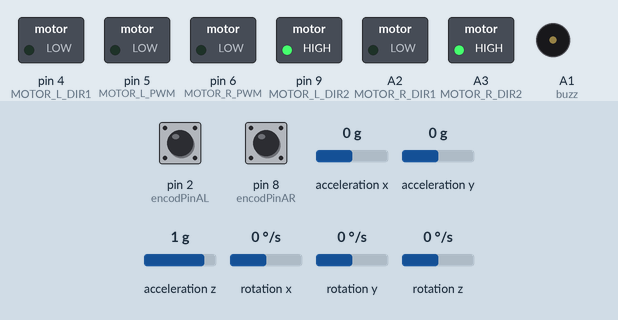
This sketch was run on a simulated Arduino Uno, built with avr-gcc and run on an emulated ATmega328P. On the bench: switched loads named in the sketch (green lamp = pin HIGH), buzzer (waves = sounding, pin HIGH). The test bench sets the inputs (shaded band); at power-on: acceleration x 0 g, acceleration y 0 g, acceleration z 1 g, pin 2 (encodPinAL) HIGH, pin 8 (encodPinAR) HIGH, rotation x 0 °/s, rotation y 0 °/s, rotation z 0 °/s. What the sketch prints to the serial monitor is not drawn.

Above: at 6.4 s.
6.5 s: acceleration x set to -0.8 g
At 7.6 s:
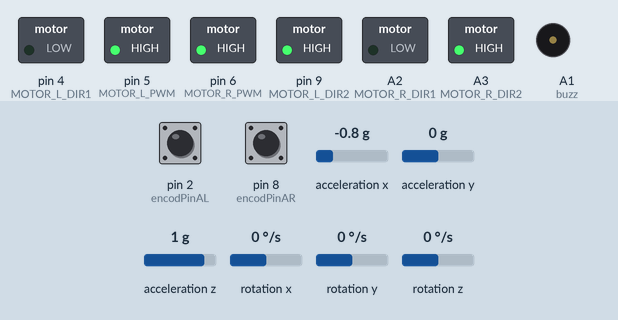
8.0 s: acceleration x set to 0.1 g
At 8.9 s:
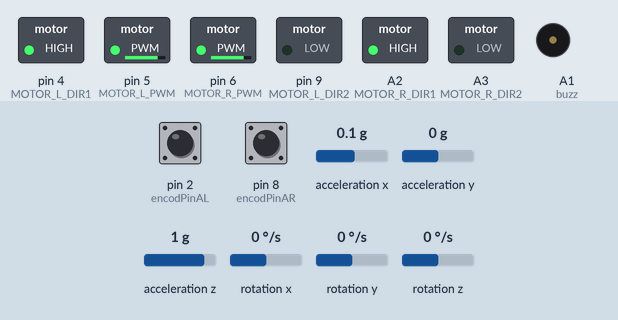
11.0 s: acceleration y set to -1.4 g
At 12.5 s:
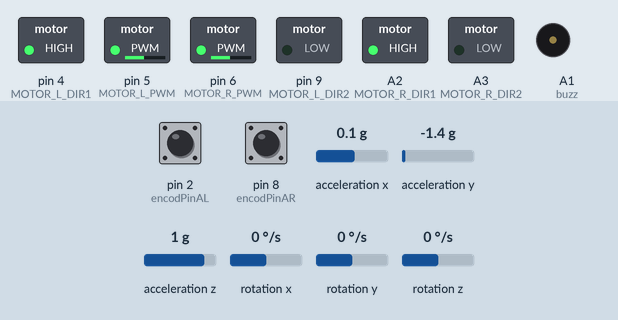
14.0 s: acceleration z set to -0.1 g
At 14.8 s:
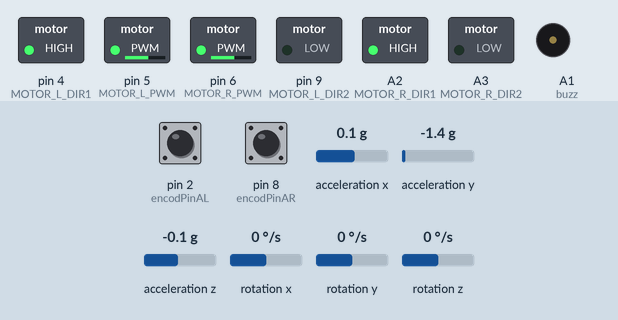
17.0 s: acceleration x set to -1.4 g
At 17.9 s:
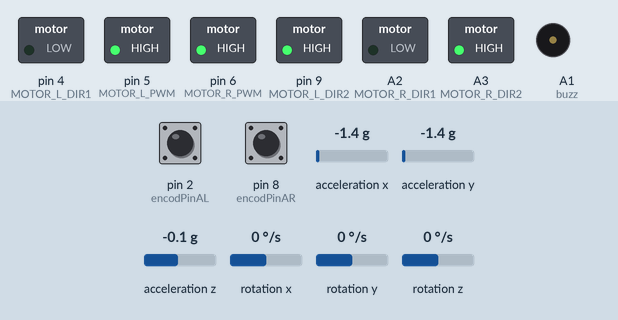
Timing chart, 0 to 19.5 s (numbered marks = the images above; inputs shaded):
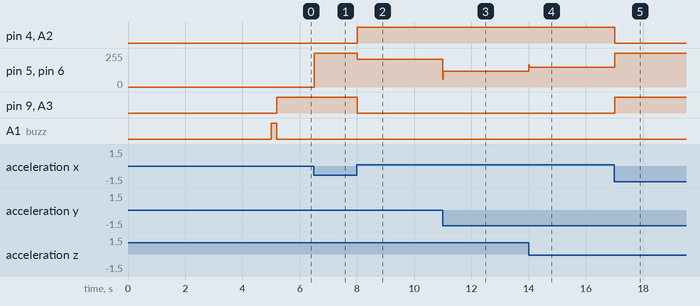

The sketch:

parallelpid.ino
```cpp
#include <Wire.h>
#include <MPU6050_light.h>

MPU6050 mpu(Wire);
unsigned long timer = 0;

#define encodPinAR 8
#define encodPinBR 7
#define encodPinAL 2
#define encodPinBL 3

const int buzz = A1;
unsigned long imuTimer = 0;
unsigned long controlTimer = 0;

// Right Motor (Motor A)
#define MOTOR_R_PWM 6
const int MOTOR_R_DIR1 = A2;
const int MOTOR_R_DIR2 = A3;

// Left Motor (Motor B)
#define MOTOR_L_PWM 5
const int MOTOR_L_DIR1 = 4;
const int MOTOR_L_DIR2 = 9;

// Previous values for differentiation
long prev_encoder_right = 0;
long prev_encoder_left = 0;

// For timings
const float DT = 0.01f;  // 10ms loop time
const float dt = 0.01f;
unsigned long last_loop_time = 0;
unsigned long prev_time = 0;

// ===== Motor Parameters =====
const float MAX_PWM = 255.0;
const float COUNTS_PER_REV = 700.0;  // Encoder counts per revolution

volatile long wheel_pulse_count_left = 0;
volatile long wheel_pulse_count_right = 0;
int prevA_right = LOW;
int prevA_left = LOW;

// PID PARAMENTERS

// Velocity PID
float Kp_vel = 0;
float Ki_vel = 0;
float Kd_vel = 0;

//Pitch PID
float Kp_pitch = 2100.0;
float Ki_pitch = 2.0;
float Kd_pitch = 15.0;

// Setpoints
float vel_setpoint = 0.0;    // Desired position (rad) - where robot should be
float pitch_setpoint = 0.0;       // Desired pitch from position PID (rad)


// PID CONSTANTS
float error_pitch=0,err_int_pitch=0,err_der_pitch=0,control_pitch=0,err_prev_pitch=0;
float error_vel=0,err_int_vel=0,err_der_vel=0,control_vel=0,err_prev_vel=0;

// OUTER LOOP - Position PID variables
float position_error = 0.0;
float position_error_sum = 0.0;
float position_error_prev = 0.0;

// INNER LOOP - Pitch PID variables
float pitch_error = 0.0;
float pitch_error_sum = 0.0;
float pitch_error_prev = 0.0;

// State variables
float x1 = 0.0;  // Average wheel position (rad)
float x2 = 0.0;  // Body pitch angle (rad)
float x3 = 0.0;  // Average wheel velocity (rad/s)
float x4 = 0.0;  // Body pitch rate (rad/s)

// MPU offset
float angleZeroY = 0.0;  // Balanced angle offset

void getimu() {
  mpu.update();

  // Get pitch angle and angular velocity
  x2 = (mpu.getAngleY() - angleZeroY) * PI / 180.0;  // Body pitch angle (rad)

  Serial.println(x2);
  x4 = mpu.getGyroY() * PI / 180.0;                   // Body pitch rate (rad/s)
}

void updateEncoders() {
  unsigned long current_time = millis();
  float dt = (current_time - prev_time) / 1000.0;

  // Right encoder
  int aR = digitalRead(encodPinAR);
  if (prevA_right == LOW && aR == HIGH) {
    if (digitalRead(encodPinBR) == HIGH) {
      wheel_pulse_count_right++;
    } else {
      wheel_pulse_count_right--;
    }
  }
  prevA_right = aR;

  // Left encoder
  int aL = digitalRead(encodPinAL);
  if (prevA_left == LOW && aL == HIGH) {
    if (digitalRead(encodPinBL) == HIGH) {
      wheel_pulse_count_left--;
    } else {
      wheel_pulse_count_left++;
    }
  }
  prevA_left = aL;

  // Calculate velocities and position
  if (dt >= DT) {
    long curr_encoder_right = wheel_pulse_count_right;
    long curr_encoder_left = wheel_pulse_count_left;

    // Angular displacement (rad)
    float delta_right = (curr_encoder_right - prev_encoder_right) * 2.0 * PI / COUNTS_PER_REV;
    float delta_left = (curr_encoder_left - prev_encoder_left) * 2.0 * PI / COUNTS_PER_REV;

    // Angular velocities (rad/s)
    float vel_right = delta_right / dt;
    float vel_left = delta_left / dt;

    // Update state variables
    x3 = (vel_right + vel_left) / 2.0;  // Average velocity
    x1 += x3 * dt;  // Integrate to get position
    Serial.println(x3);
    // Store previous values
    prev_encoder_right = curr_encoder_right;
    prev_encoder_left = curr_encoder_left;
    prev_time = current_time;
  }
}

void setMotorSpeed(bool isRight, float speed) {
  int pwm_pin = isRight ? MOTOR_R_PWM : MOTOR_L_PWM;
  int dir_pin1 = isRight ? MOTOR_R_DIR1 : MOTOR_L_DIR1;
  int dir_pin2 = isRight ? MOTOR_R_DIR2 : MOTOR_L_DIR2;

  speed = constrain(speed, -MAX_PWM, MAX_PWM);

  if (speed >= 0) {
    digitalWrite(dir_pin1, LOW);
    digitalWrite(dir_pin2, HIGH);
    analogWrite(pwm_pin, (int)abs(speed));
  } else {
    digitalWrite(dir_pin1, HIGH);
    digitalWrite(dir_pin2, LOW);
    analogWrite(pwm_pin, (int)abs(speed));
  }
}

void stopMotors() {
  setMotorSpeed(true, 0);
  setMotorSpeed(false, 0);
}

void computeCascadePID() {
  // Safety check
  if (abs(x2 * 180.0 / PI) > 45.0) {  // 45 degrees
    stopMotors();

    // Reset integral terms
    position_error_sum = 0.0;
    pitch_error_sum = 0.0;

    //Serial.println("Robot fell! Stopping motors.");
    return;
  }
  // pitch pid
  error_pitch = pitch_setpoint - x2;
  err_int_pitch += (error_pitch * dt);
  err_der_pitch = (error_pitch - err_prev_pitch) / (dt);
  control_pitch = (Kp_pitch * error_pitch) + (Ki_pitch * err_int_pitch) + (Kd_pitch * err_der_pitch);
  err_prev_pitch = error_pitch;


  //vel pid
  error_vel = vel_setpoint - x3;
  err_int_vel += (error_vel * dt);
  err_der_vel = (error_vel - err_prev_vel) / (dt);
  control_vel = (Kp_vel * error_vel) + (Ki_vel * err_int_vel) + (Kd_vel * err_der_vel);
  err_prev_vel = error_vel;

  float U_right = -(control_pitch+control_vel);
  float U_left = -(control_pitch+control_vel);

  // Constrain to valid PWM range
  U_right = constrain(U_right, -MAX_PWM, MAX_PWM);
  U_left = constrain(U_left, -MAX_PWM, MAX_PWM);

  // Send to motors
  setMotorSpeed(true, U_right);
  setMotorSpeed(false, U_left);

  // ========================================
  // Debug Output
  // ========================================
  /*Serial.print("Pos:");
  Serial.print(x1, 3);
  Serial.print(" Pos_err:");
  Serial.print(position_error, 3);
  Serial.print(" Pitch:");
  Serial.print(x2 * 180.0 / PI, 2);  // degrees
  Serial.print(" Pitch_sp:");
  Serial.print(pitch_setpoint * 180.0 / PI, 2);  // degrees
  Serial.print(" Pitch_err:");
  Serial.print(pitch_error * 180.0 / PI, 2);  // degrees
  Serial.print(" PWM:");
  Serial.println(U_right);*/
}

void setup() {
  Serial.begin(115200);
  Wire.begin();

  // Initialize MPU6050
  byte status = mpu.begin();
  if (status != 0) {
    //Serial.print("MPU6050 connection failed! Status: ");
    //Serial.println(status);
    while (1) {
      digitalWrite(buzz, HIGH);
      delay(100);
      digitalWrite(buzz, LOW);
      delay(100);
    }
  }

  //Serial.println("MPU6050 connected!");
  //Serial.println("Calibrating... Keep robot still!");

  mpu.calcOffsets();

  //Serial.println("Calibration complete!");

  // Calibrate zero angle
  delay(2000);
  Serial.println("Hold robot upright NOW!");
  delay(2000);
  angleZeroY = mpu.getAngleY();
  Serial.print("Zero angle set to: ");
  Serial.println(angleZeroY);

  // Encoder pins
  pinMode(encodPinAL, INPUT_PULLUP);
  pinMode(encodPinBL, INPUT_PULLUP);
  pinMode(encodPinAR, INPUT_PULLUP);
  pinMode(encodPinBR, INPUT_PULLUP);

  // Motor pins
  pinMode(MOTOR_R_PWM, OUTPUT);
  pinMode(MOTOR_L_PWM, OUTPUT);
  pinMode(MOTOR_R_DIR1, OUTPUT);
  pinMode(MOTOR_R_DIR2, OUTPUT);
  pinMode(MOTOR_L_DIR1, OUTPUT);
  pinMode(MOTOR_L_DIR2, OUTPUT);

  pinMode(buzz, OUTPUT);

  // Initialize encoder state
  prevA_right = digitalRead(encodPinAR);
  prevA_left = digitalRead(encodPinAL);

  // Initialize timers
  imuTimer = millis();
  controlTimer = millis();
  prev_time = millis();

  // Beep to indicate ready
  digitalWrite(buzz, HIGH);
  delay(200);
  digitalWrite(buzz, LOW);

  Serial.println("2-Loop Cascade PID Ready!");
  Serial.println("Outer: Position PID | Inner: Pitch PID");
}

void loop() {
  unsigned long now = millis();

  // Always service encoders
  updateEncoders();

  // IMU update every 5 ms (200 Hz)
  if (now - imuTimer >= 5) {
    imuTimer = now;
    getimu();
  }

  // Control update every 10 ms (100 Hz)
  if (now - controlTimer >= 10) {
    controlTimer = now;
    computeCascadePID();
  }
}
```

Measured:
- after the input at 6.5 s, pin 5 (MOTOR_L_PWM), pin 6 (MOTOR_R_PWM): 0/255 → 255/255 at once
- after the input at 8.0 s, pin 4 (MOTOR_L_DIR1), A2 (MOTOR_R_DIR1): LOW → HIGH at once; pin 5 (MOTOR_L_PWM), pin 6 (MOTOR_R_PWM): 255/255 → 207/255 at once; pin 9 (MOTOR_L_DIR2), A3 (MOTOR_R_DIR2): HIGH → LOW at once
- after the input at 11.0 s, pin 5 (MOTOR_L_PWM), pin 6 (MOTOR_R_PWM): 207/255 → 120/255 at once
- after the input at 14.0 s, pin 5 (MOTOR_L_PWM), pin 6 (MOTOR_R_PWM): 120/255 → 148/255 at once
- after the input at 17.0 s, pin 4 (MOTOR_L_DIR1), A2 (MOTOR_R_DIR1): HIGH → LOW at once; pin 5 (MOTOR_L_PWM), pin 6 (MOTOR_R_PWM): 148/255 → 255/255 at once; pin 9 (MOTOR_L_DIR2), A3 (MOTOR_R_DIR2): LOW → HIGH at once
